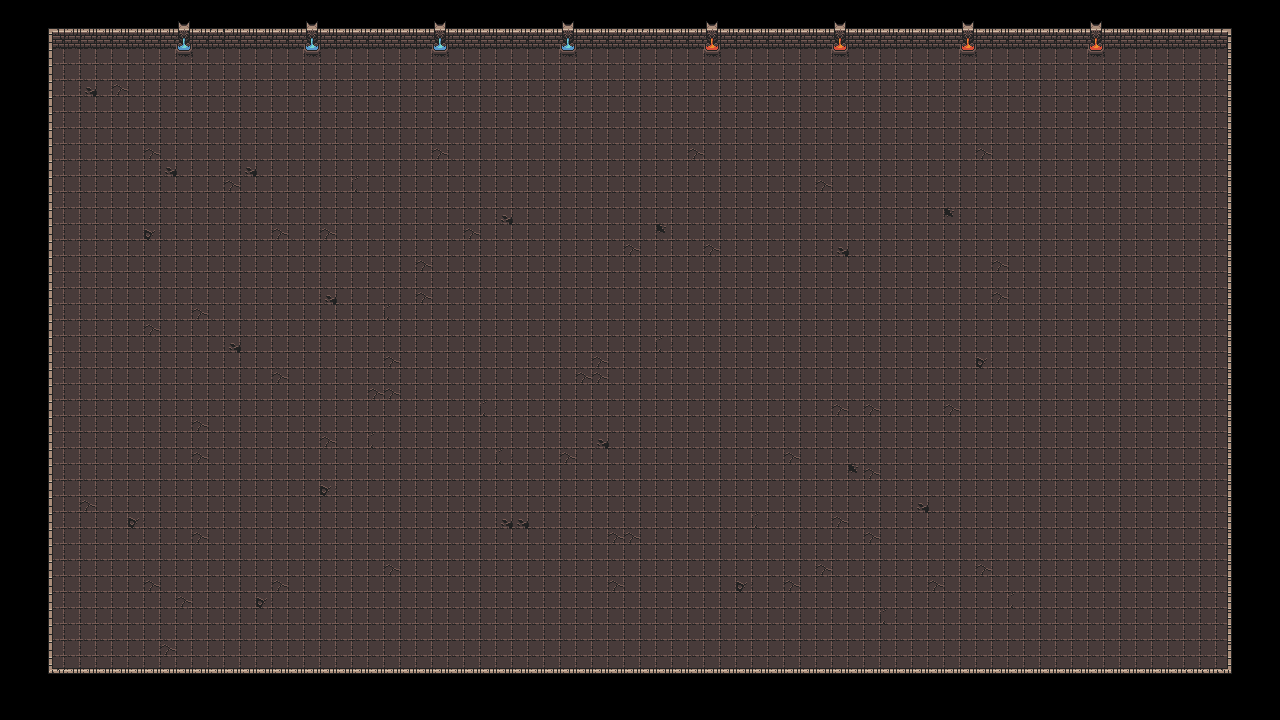

This game map was drawn from its Tiled (.tmx) file and the tilesets committed beside it. A one-line description and the trimmed map source follow:
An orthogonal 80x45 tile map with 16x16 px tiles, 9 tile layers (ground, random, Walls, Top Walls, ...), 2 tilesets.

<map version="1.10" tiledversion="1.10.2" orientation="orthogonal" renderorder="right-down" width="80" height="45" tilewidth="16" tileheight="16" infinite="0" nextlayerid="11" nextobjectid="1">
 <tileset firstgid="1" name="map" tilewidth="16" tileheight="16" tilecount="1024" columns="32" fillmode="preserve-aspect-fit">
  <image source="tileset.png" width="512" height="512" />
 </tileset>
 <tileset firstgid="1025" source="corner.tsx" />
 <layer id="1" name="ground" width="80" height="45">
  <data>[3600 cells, 2886 non-empty, 1 distinct tile ids]</data>
 </layer>
 <layer id="10" name="random" width="80" height="45">
  <data>[3600 cells, 79 non-empty, 5 distinct tile ids]</data>
 </layer>
 <layer id="2" name="Walls" width="80" height="45">
  <data>[3600 cells, 74 non-empty, 1 distinct tile ids]</data>
 </layer>
 <layer id="4" name="Top Walls" width="80" height="45">
  <data>[3600 cells, 245 non-empty, 14 distinct tile ids]</data>
 </layer>
 <layer id="7" name="reverse" width="80" height="45" offsetx="-0.0113636" offsety="-2.95455">
  <data>[3600 cells, 74 non-empty, 3 distinct tile ids]</data>
 </layer>
 <layer id="6" name="special corner" width="80" height="45" offsetx="0" offsety="8.09091">
  <data>[3600 cells, 4 non-empty, 4 distinct tile ids]</data>
 </layer>
 <layer id="8" name="half" width="80" height="45" offsetx="-1.95652" offsety="-2.91304">
  <data>[3600 cells, 1 non-empty, 1 distinct tile ids]</data>
 </layer>
 <layer id="9" name="half2" width="80" height="45" offsetx="2" offsety="-2.9375">
  <data>[3600 cells, 1 non-empty, 1 distinct tile ids]</data>
 </layer>
 <layer id="5" name="Corner" width="80" height="45">
  <data>[3600 cells, 78 non-empty, 2 distinct tile ids]</data>
 </layer>
</map>
